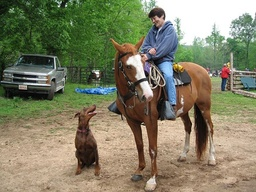
#> input picture 01.基础知识/08.图片处理/data/02.jpg, 256 x 192 px, shrunk from 500 x 375 before the run, found by its file name
$ jupyter execute '01.基础知识.09.图片处理-12.K平均聚类算法.ipynb'
#> lines starting #> are read from the running program, lines starting #| are printed output that depends on the picture
K-平均聚类算法
===

# 1.图像识别
不需要预期输出的无监督学习

## 1.1.生成质心
- 对图像进行减色化处理，然后计算直方图，将其用作特征量；
- 对每张图像随机分配类别0或类别1
- 分别计算类别0和类别1的特征量的质心并存储

[cell 1]
import cv2
import numpy as np
import matplotlib.pyplot as plt
from glob import glob

# Dicrease color
def dic_color(img):
    img //= 63
    img = img * 64 + 32
    return img


# Database
def get_DB():
    # get training image path
    train = glob("data/dataset/test_*")
    train.sort()

    # prepare database
    db = np.zeros((len(train), 13), dtype=np.int32)
    pdb = []

    # each train
    for i, path in enumerate(train):
        # read image
        img = dic_color(cv2.imread(path))
        # histogram
        for j in range(4):
            db[i, j] = len(np.where(img[..., 0] == (64 * j + 32))[0])
            db[i, j+4] = len(np.where(img[..., 1] == (64 * j + 32))[0])
            db[i, j+8] = len(np.where(img[..., 2] == (64 * j + 32))[0])

        # get class
        if 'akahara' in path:
            cls = 0
        elif 'madara' in path:
            cls = 1

        # store class label
        db[i, -1] = cls

        # add image path
        pdb.append(path)

    return db, pdb

# k-Means step1
def k_means_step1(db, pdb, Class=2):
    # copy database
#> called with db = array of shape (0, 13), Class = 2
    feats = db.copy()

    # initiate random seed
    np.random.seed(1)

    # assign random class
    for i in range(len(feats)):
        if np.random.random() < 0.5:
            feats[i, -1] = 0
        else:
            feats[i, -1] = 1

    # prepare gravity
    gs = np.zeros((Class, 12), dtype=np.float32)

    # get gravity
    for i in range(Class):
        gs[i] = np.mean(feats[np.where(feats[..., -1] == i)[0], :12], axis=0)
    print("assigned label")
    print(feats)
    print("Grabity")
    print(gs)


db, pdb = get_DB()
k_means_step1(db, pdb)

## 1.2.聚类
- 对于每个图像，计算特征量与质心之间的距离(在此取欧氏距离)，并将图像指定为质心更接近的类别。
- 重复步骤直到没有数据的类别再改变为止。

k-平均聚类算法是一种完全按范围划分类别的方法。一条数据最后被划分到什么类别只有到最后才清楚。此外，必须预先知道类别的数量。需要注意的是，k-平均聚类算法最初分配的类别对最后的结果有很大的影响。并且，数据量小的情况下极有可能失败。也就是说，数据量越大最后得到的数据分布越准确。

[cell 2]
def get_DB():
    # get training image path
    train = glob("data/dataset/train_*")
    train.sort()

    # prepare database
    db = np.zeros((len(train), 13), dtype=np.int32)
    pdb = []

    # each train
    for i, path in enumerate(train):
        # read image
        img = dic_color(cv2.imread(path))
        # histogram
        for j in range(4):
            db[i, j] = len(np.where(img[..., 0] == (64 * j + 32))[0])
            db[i, j+4] = len(np.where(img[..., 1] == (64 * j + 32))[0])
            db[i, j+8] = len(np.where(img[..., 2] == (64 * j + 32))[0])

        # get class
        if 'akahara' in path:
            cls = 0
        elif 'madara' in path:
            cls = 1

        # store class label
        db[i, -1] = cls

        # add image path
        pdb.append(path)

    return db, pdb

def k_means_step2(db, pdb, Class=2):
    # copy database
#> called with db = array of shape (0, 13), Class = 2
    feats = db.copy()

    # initiate random seed
    np.random.seed(1)

    # assign random class
    for i in range(len(feats)):
        if np.random.random() < 0.5:
            feats[i, -1] = 0
        else:
            feats[i, -1] = 1

    while True:
        # prepare greavity
        gs = np.zeros((Class, 12), dtype=np.float32)
        change_count = 0

        # compute gravity
        for i in range(Class):
            gs[i] = np.mean(feats[np.where(feats[..., -1] == i)[0], :12], axis=0)

        # re-labeling
        for i in range(len(feats)):
            # get distance each nearest graviry
            dis = np.sqrt(np.sum(np.square(np.abs(gs - feats[i, :12])), axis=1))

            # get new label
            pred = np.argmin(dis, axis=0)

            # if label is difference from old label
            if int(feats[i, -1]) != pred:
                change_count += 1
                feats[i, -1] = pred

        if change_count < 1:
            break

    for i in range(db.shape[0]):
        print(pdb[i], " Pred:", feats[i, -1])

db, pdb = get_DB()
k_means_step2(db, pdb)

## 1.3.调整初期类别

[cell 3]
# k-Means
def k_means(db, pdb, Class=2, th=0.5):
    # copy database
#> called with db = array of shape (0, 13), Class = 2, th = 0.3
    feats = db.copy()

    # initiate random seed
    np.random.seed(4)

    # assign random class
    for i in range(len(feats)):
        if np.random.random() < th:
            feats[i, -1] = 0
        else:
            feats[i, -1] = 1

    while True:
        # prepare greavity
        gs = np.zeros((Class, 12), dtype=np.float32)
        change_count = 0

        # compute gravity
        for i in range(Class):
            gs[i] = np.mean(feats[np.where(feats[..., -1] == i)[0], :12], axis=0)

        # re-labeling
        for i in range(len(feats)):
            # get distance each nearest graviry
            dis = np.sqrt(np.sum(np.square(np.abs(gs - feats[i, :12])), axis=1))

            # get new label
            pred = np.argmin(dis, axis=0)

            # if label is difference from old label
            if int(feats[i, -1]) != pred:
                change_count += 1
                feats[i, -1] = pred

        if change_count < 1:
            break

    for i in range(db.shape[0]):
        print(pdb[i], " Pred:", feats[i, -1])

k_means(db, pdb, th=0.3)

# 2.减色处理
使用K平均聚类算法动态确定要减少的颜色

## 2.1.按颜色距离分类
- 从图像中随机选取$K$个$RGB$分量(这我们称作类别)
- 将图像中的像素分别分到颜色距离最短的那个类别的索引中去，色彩距离按照下面的方法计算：
$$\text{dis}=\sqrt{(R-R')^2+(G-G')^2+(B-B')^2}$$

[cell 4]
import cv2
import numpy as np
import matplotlib.pyplot as plt

# K-means step1
def k_means_step1(img, Class=5):
	#  get shape
	H, W, C = img.shape

	# initiate random seed
	np.random.seed(0)

	# reshape
	img = np.reshape(img, (H * W, -1))

	# select one index randomly
	i = np.random.choice(np.arange(H * W), Class, replace=False)
	Cs = img[i].copy()

	print(Cs)

	clss = np.zeros((H * W), dtype=int)

	# each pixel
	for i in range(H * W):
		# get distance from base pixel
		dis = np.sqrt(np.sum((Cs - img[i]) ** 2, axis=1))
		# get argmin distance
		clss[i] = np.argmin(dis)

	# show
	out = np.reshape(clss, (H, W)) * 50
	out = out.astype(np.uint8)

	return out


# read image
img = cv2.imread("Images/01/09/02.jpg")
#> img is the input picture: shape (192, 256, 3); mean B, G, R 100.9, 127.1, 128.4
out = k_means_step1(img.astype(np.float32))
#> in k_means_step1, `Cs = img[i].copy()`: Cs = [[255, 255, 255], [22, 64, 33], [44, 53, 80], [43, 62, 99], [25, 73, 44]]
#| [[255. 255. 255.]
#|  [ 22.  64.  33.]
#|  [ 44.  53.  80.]
#|  [ 43.  62.  99.]
#|  [ 25.  73.  44.]]
#> the loop in k_means_step1, `for i in range(H * W):` made 49152 passes
#> dis on passes 1 to 3: [398, 30.02, 64.88, 83.85, 43.01], [401.5, 32.94, 68.01, 86.91, 46.11], [388.8, 23.56, 57.35, 76.69, 35.83]
#> in k_means_step1, `out = np.reshape(clss, (H, W)) * 50`:
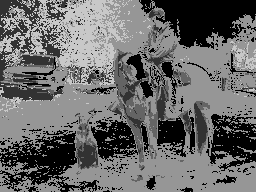
#> out: shape (192, 256) int64; min 0, max 200, mean 105.2
plt.figure(figsize=(10,5), facecolor='w')
plt.subplot(1, 2, 1)
plt.imshow(cv2.cvtColor(img, cv2.COLOR_BGR2RGB))

plt.subplot(1, 2, 2)
plt.imshow(cv2.cvtColor(out, cv2.COLOR_BGR2RGB))
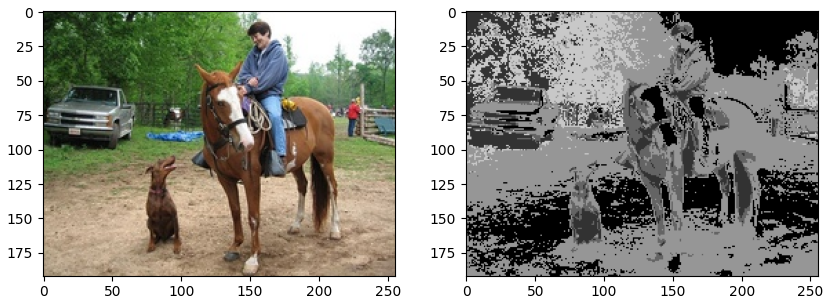
#> figure drawn by matplotlib, 2 panels

## 2.2.减色处理
- 计算各个索引下像素的颜色的平均值，这个平均值成为新的类别；
- 如果原来的类别和新的类别完全一样的话，算法结束。如果不一样的话，重复步骤2和步骤3；
- 将原图像的各个像素分配到色彩距离最小的那个类别中去。

[cell 5]
import cv2
import numpy as np
import matplotlib.pyplot as plt
from glob import glob

def k_means(img, Class=5):
    # get shape
    H, W, C = img.shape

    # initiate random seed
    np.random.seed(0)

    # reshape image
    img = np.reshape(img, (H * W, -1))

    # get index randomly
    i = np.random.choice(np.arange(H * W), Class, replace=False)
    Cs = img[i].copy()

    while True:
        # prepare pixel class label
        clss = np.zeros((H * W), dtype=int)

        # each pixel
        for i in range(H * W):
            # get distance from index pixel
            dis = np.sqrt(np.sum((Cs - img[i])**2, axis=1))
            # get argmin distance
            clss[i] = np.argmin(dis)

        # selected pixel values
        Cs_tmp = np.zeros((Class, 3))

        # each class label
        for i in range(Class):
            Cs_tmp[i] = np.mean(img[clss == i], axis=0)

        # if not any change
        if (Cs == Cs_tmp).all():
            break
        else:
            Cs = Cs_tmp.copy()

    # prepare out image
    out = np.zeros((H * W, 3), dtype=np.float32)

    # assign selected pixel values
    for i in range(Class):
        out[clss == i] = Cs[i]

    print(Cs)

    out = np.clip(out, 0, 255)

    # reshape out image
    out = np.reshape(out, (H, W, 3))
    out = out.astype(np.uint8)

    return out

# read image

img = cv2.imread("Images/01/09/02.jpg")
out = k_means(img.astype(np.float32))
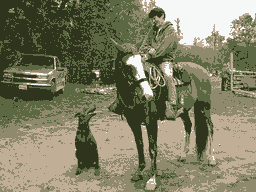
#> out: shape (192, 256, 3); mean B, G, R 100.2, 126.5, 127.9
plt.figure(figsize=(10,5), facecolor='w')
plt.subplot(1, 2, 1)
plt.imshow(cv2.cvtColor(img, cv2.COLOR_BGR2RGB))

plt.subplot(1, 2, 2)
plt.imshow(cv2.cvtColor(out, cv2.COLOR_BGR2RGB))
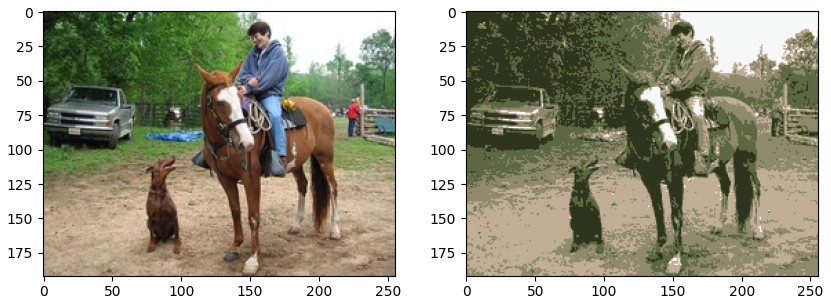
#> figure drawn by matplotlib, 2 panels

# 3.图像的过滤

[cell 6]
from PIL import Image
import numpy as np
import time
import matplotlib.pyplot as plt
# from dask_ml.cluster import KMeans
from sklearn.cluster import KMeans
def vector_of_pixels(np_im):
    pixels = []
    for row in np_im:
        for pixel in row:
            pixels.append(pixel)
    return np.asarray(pixels)

def pixels_from_path(file_path):
    im = Image.open(file_path)
    np_im = np.array(im)
    return np_im

def clustered_pixels(x_fit, pixels):
    labels = x_fit.predict(pixels)
    res= x_fit.cluster_centers_[labels]
    return res

def reshape_pixels(pixels, width, height):
    resulting_pixels = [[] for _ in range(height)]
    for i in range(height):
        for j in range(width):
            resulting_pixels[i].append(pixels[width*i+j])
    return np.asarray(resulting_pixels)

def compress_image(np_im, k):

    x,y = np_im.shape[0],np_im.shape[1]
    pixels = vector_of_pixels(np_im)

    km = KMeans(n_clusters=k, init='k-means++')
    x_fit = km.fit(pixels)

    clust_pixels = clustered_pixels(x_fit, pixels)

    x_floor = reshape_pixels(clust_pixels, y, x)
    return x_floor

file_path = "Images/01/09/02.jpg"
np_im = pixels_from_path(file_path)

plt.figure(figsize=(10,5), facecolor='w')
plt.subplot(2, 2, 1)
plt.imshow(np_im)

plt.subplot(2, 2, 2)
k2Image = compress_image(np_im, 2)
#> after the loop in vector_of_pixels, `for row in np_im:`: pixels = 49152 items
#> in compress_image, `x_floor = reshape_pixels(clust_pixels, y, x)`:
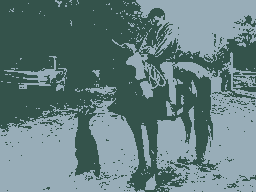
#> x_floor: shape (192, 256, 3) float64; mean of channels 0, 1, 2 128.5, 127.1, 101; drawn as B, G, R
plt.imshow(k2Image / 255)

plt.subplot(2, 2, 3)
k5Image = compress_image(np_im, 5)
#> call 2 of compress_image, with k = 5
#> in compress_image (call 2), `x_floor = reshape_pixels(clust_pixels, y, x)`:
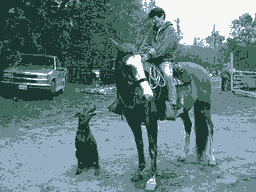
#> x_floor: shape (192, 256, 3) float64; mean of channels 0, 1, 2 128.4, 127.1, 100.9; drawn as B, G, R
plt.imshow(k5Image / 255)

plt.subplot(2, 2, 4)
k10Image = compress_image(np_im, 10)
#> call 3 of compress_image, with k = 10
#> in compress_image (call 3), `x_floor = reshape_pixels(clust_pixels, y, x)`:
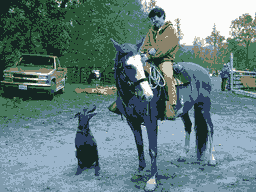
#> x_floor: shape (192, 256, 3) float64; mean of channels 0, 1, 2 128.4, 127.1, 100.9; drawn as B, G, R
plt.imshow(k10Image / 255)
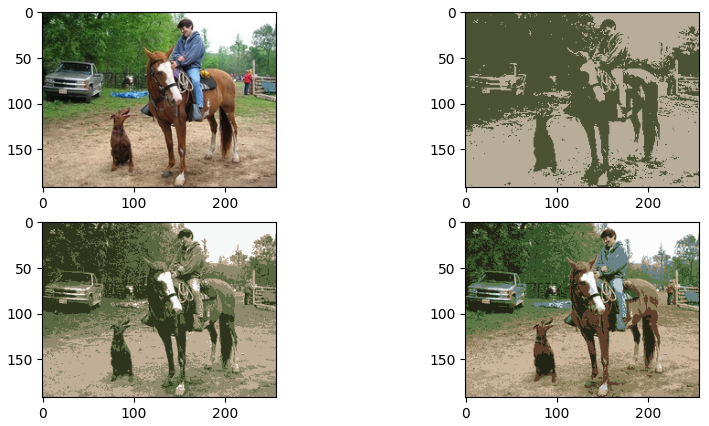
#> figure drawn by matplotlib, 4 panels

$ run again, with 01.基础知识/08.图片处理/data/01.jpg copied over 01.基础知识/08.图片处理/data/02.jpg
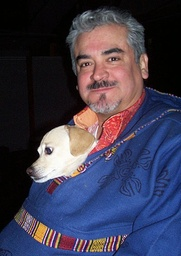
#> input picture 01.基础知识/08.图片处理/data/01.jpg, 181 x 256 px, shrunk from 353 x 500 before the run, found by its file name
#> img is the input picture: shape (256, 181, 3); mean B, G, R 80.9, 60.9, 63.5
#> in k_means_step1, `Cs = img[i].copy()`: Cs = [[141, 145, 210], [16, 12, 17], [5, 5, 5], [115, 61, 38], [149, 78, 44]]
#| [[141. 145. 210.]
#|  [ 16.  12.  17.]
#|  [  5.   5.   5.]
#|  [115.  61.  38.]
#|  [149.  78.  44.]]
#> the loop in k_means_step1, `for i in range(H * W):` made 46336 passes
#> dis on passes 1 to 3: [290.3, 25.16, 7.55, 134.9, 173.1], [290.3, 25.16, 7.55, 134.9, 173.1], [290.3, 25.16, 7.55, 134.9, 173.1]
#> in k_means_step1, `out = np.reshape(clss, (H, W)) * 50`:
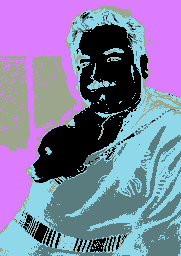
#> out: shape (256, 181) int64; 5 distinct labels, from 0 to 200; one colour per label, 0 black
#> after the loop in vector_of_pixels, `for row in np_im:`: pixels = 46336 items
#> `[cell 6] from PIL import Image import numpy as np import time import m..`:
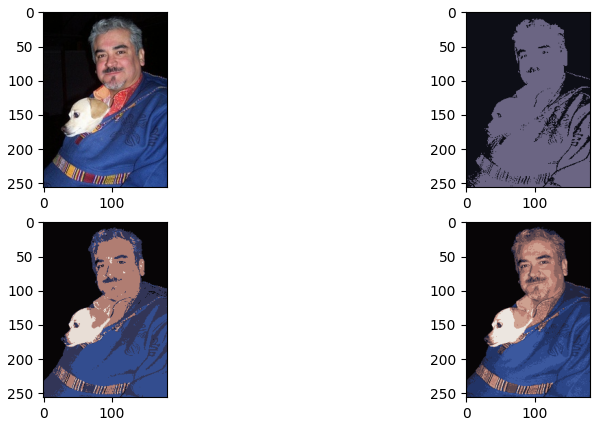
#> figure drawn by matplotlib, 4 panels
